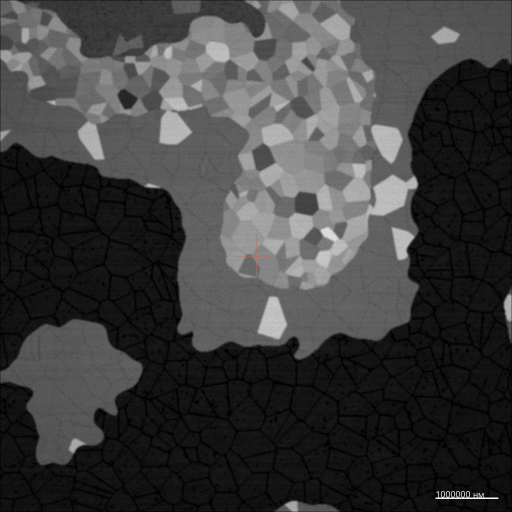
#> input picture examples/microscope_v2_captures/capture_002.png, 1024 x 1024 px (shown at 1/2 size)
$ python -i pipeline_v3.py   (imports and definitions only)
#> lines starting #> are read from the running program, lines starting #| are printed output that depends on the picture
### core/alloy_validation.py
from __future__ import annotations

import json
from pathlib import Path
from typing import Any

from .calphad.db_manager import CALPHAD_SUPPORTED_SYSTEMS
from .cooling_modes import canonicalize_cooling_mode, resolve_auto_cooling_mode
from .contracts_v2 import AlloyComposition, ProcessingState, ValidationReport


def _load_json(path: Path) -> dict[str, Any]:
    with path.open("r", encoding="utf-8") as handle:
#> (reads core/rulebook/elements_limits.json from the repository)
        return json.load(handle)


_RULEBOOK_ROOT = Path(__file__).resolve().parent / "rulebook"
_ELEMENTS_RULES = _load_json(_RULEBOOK_ROOT / "elements_limits.json")
_SYSTEMS_RULES = _load_json(_RULEBOOK_ROOT / "systems_rules.json")
#> (reads core/rulebook/systems_rules.json from the repository)
_PROCESSING_RULES = _load_json(_RULEBOOK_ROOT / "processing_rules.json")
#> (reads core/rulebook/processing_rules.json from the repository)


PERIODIC_SYMBOLS = set(_ELEMENTS_RULES.get("elements", {}).keys())

SYMBOL_ALIASES = {
    "c": "C",
    "carbon": "C",
    "si": "Si",
    "silicon": "Si",
    "zn": "Zn",
    "zinc": "Zn",
    "cu": "Cu",
    "copper": "Cu",
    "al": "Al",
    "aluminum": "Al",
    "aluminium": "Al",
    "mg": "Mg",
    "magnesium": "Mg",
    "mn": "Mn",
    "iron": "Fe",
    "fe": "Fe",
}


# [328 lines left out: functions _title_symbol, normalize_composition_keys, infer_system, infer_calphad_system, _validate_sum, _validate_element_ranges and 5 more, not called in this run]

### core/materials_hybrid.py
from __future__ import annotations

import json
from pathlib import Path
from typing import Any

from .heat_treatment_calculator import (
    SteelComposition,
    calculate_ac1,
    calculate_ac3,
    calculate_mf_temperature,
    calculate_ms_temperature,
    calculate_phase_fractions_fe_c,
    estimate_hardenability,
    get_quench_temperature,
    get_tempering_temperature,
)
from .mechanical_properties_calculator import (
    calculate_astm_grain_size_number,
    calculate_properties_from_microstructure,
    get_material_grade_properties,
)

_RULEBOOK_DIR = Path(__file__).resolve().parent / "rulebook"


def _load_json(path: Path) -> dict[str, Any]:
    with path.open("r", encoding="utf-8") as handle:
#> (reads core/rulebook/textbook_material_properties.json from the repository)
        return json.load(handle)


_TEXTBOOK_DATA = _load_json(_RULEBOOK_DIR / "textbook_material_properties.json")
_MODEL_SOURCE = "hybrid_textbook_calculator_v1"
_REFERENCE_DATASET = "textbook_material_properties"

_TEMPERED_STAGE_PHASE = {
    "tempered_low": {"martensite_tempered_low": 1.0},
    "tempered_medium": {"martensite_tempered_medium": 1.0},
    "tempered_high": {"martensite_tempered_high": 1.0},
}

_DIRECT_STAGE_PHASE = {
    "martensite": {"martensite": 1.0},
    "martensite_tetragonal": {"martensite": 1.0},
    "martensite_cubic": {"martensite": 1.0},
    "bainite_upper": {"bainite_upper": 1.0},
    "bainite_lower": {"bainite_lower": 1.0},
    "ferrite": {"ferrite": 1.0},
    "austenite": {"austenite": 1.0},
    "cementite": {"cementite": 1.0},
    "cementite_network": {"cementite": 1.0},
    "ledeburite": {"ledeburite": 1.0},
    **_TEMPERED_STAGE_PHASE,
}


# [5 lines left out: function _safe_float, not called in this run]


def _clamp(value: float, low: float, high: float) -> float:
    return float(max(low, min(high, value)))


def _midpoint(min_v: Any, max_v: Any) -> float:
    return 0.5 * (_safe_float(min_v) + _safe_float(max_v))


# [529 lines left out: functions _ductility_label_from_elongation, _ductility_label_from_hv, supports_hybrid_properties, _extract_mechanical_properties, _build_mechanical_mix, _interpolate_carbon_table and 8 more, not called in this run]

### core/metallography_v3/etch_simulator.py
from __future__ import annotations

import json
from pathlib import Path
from typing import Any

import numpy as np

try:
    from scipy import ndimage  # type: ignore
except Exception:  # pragma: no cover
    ndimage = None

from core.contracts_v3 import EtchProfileV3
from core.metallography_v3.realism_utils import clamp, low_frequency_field, normalize01


ETCH_PRESETS: dict[str, dict[str, float]] = {
    "nital_2": {"base": 1.0, "boundary_boost": 0.34, "phase_contrast": 0.28},
    "picral": {"base": 0.88, "boundary_boost": 0.31, "phase_contrast": 0.24},
    "keller": {"base": 0.95, "boundary_boost": 0.26, "phase_contrast": 0.22},
    "fry": {"base": 1.08, "boundary_boost": 0.38, "phase_contrast": 0.32},
    "custom": {"base": 1.0, "boundary_boost": 0.25, "phase_contrast": 0.2},
}

_ELECTROLYTIC_PROFILE_DEFAULTS: dict[str, dict[str, float]] = {
    "pure_iron_electropolish": {"voltage_v": 30.0, "temperature_c": 20.0},
    "steel_electropolish": {"voltage_v": 35.0, "temperature_c": 20.0},
    "stainless_electropolish": {"voltage_v": 35.0, "temperature_c": 20.0},
    "copper_alloy_electropolish": {"voltage_v": 5.0, "temperature_c": 20.0},
    "aluminum_electropolish": {"voltage_v": 35.0, "temperature_c": 20.0},
}

_RULES_PATH = (
    Path(__file__).resolve().parents[1]
    / "rulebook"
    / "etch_concentration_rules_v3.json"
)


def _load_concentration_rules() -> dict[str, Any]:
    if not _RULES_PATH.exists():
        return {}
    try:
        return json.loads(_RULES_PATH.read_text(encoding="utf-8-sig"))
    except Exception:
        return {}


_CONC_RULES = _load_concentration_rules()


# [542 lines left out: functions _phase_rank, _phase_selectivity, _composition_fraction, _phase_coverage_fraction, _is_pure_iron_like, _resolve_concentration and 1 more, not called in this run]

### core/metallography_v3/phase_orchestrator.py
from __future__ import annotations

import json
from dataclasses import dataclass
from pathlib import Path
from typing import Any

from core.contracts_v2 import ProcessingState
from core.contracts_v3 import PhaseModelConfigV3
from core.generator_phase_map import (
    normalize_system,
    resolve_al_cu_mg_stage,
    resolve_al_si_stage,
    resolve_cu_zn_stage,
    resolve_fe_c_stage,
    resolve_fe_si_stage,
)

_RULES_PATH = Path(__file__).resolve().parents[1] / "rulebook" / "explicit_phase_rules_v3.json"
_FE_C_STAGE_RULES_PATH = Path(__file__).resolve().parents[1] / "rulebook" / "fe_c_stage_rules_v3.json"
_FE_C_TABLES_PATH = Path(__file__).resolve().parents[1] / "rulebook" / "fe_c_tempering_fraction_tables_v3.json"


def _load_rules() -> dict[str, Any]:
    if not _RULES_PATH.exists():
        return {}
    with _RULES_PATH.open("r", encoding="utf-8") as handle:
        return json.load(handle)


_RULES = _load_rules()
_FE_C_STAGE_RULES = {}
if _FE_C_STAGE_RULES_PATH.exists():
    try:
        _FE_C_STAGE_RULES = json.loads(_FE_C_STAGE_RULES_PATH.read_text(encoding="utf-8-sig"))
    except Exception:
        _FE_C_STAGE_RULES = {}
_FE_C_TABLES = {}
if _FE_C_TABLES_PATH.exists():
    try:
        _FE_C_TABLES = json.loads(_FE_C_TABLES_PATH.read_text(encoding="utf-8-sig"))
    except Exception:
        _FE_C_TABLES = {}
_KNOWN_SYSTEMS = set(_RULES.get("known_systems", ["fe-c", "fe-si", "al-si", "cu-zn", "al-cu-mg"]))
_MARKERS: dict[str, list[str]] = {
    str(k): [str(vv) for vv in vv_list]
    for k, vv_list in dict(_RULES.get("inference_markers", {})).items()
    if isinstance(vv_list, list)
}
_PHASE_ALIASES: dict[str, str] = {
    "L": "LIQUID",
    "FE3C": "CEMENTITE",
    "CARBIDE": "CEMENTITE",
    "MARTENSITE_T": "MARTENSITE_TETRAGONAL",
    "MARTENSITE_C": "MARTENSITE_CUBIC",
}

def _clamp(value: float, low: float, high: float) -> float:
    return float(max(low, min(high, value)))


# [21 lines left out: functions _norm_dict, _norm_phase_dict, not called in this run]


def _composition_norm(composition: dict[str, float]) -> dict[str, float]:
    return _norm_dict({str(k): max(0.0, float(v)) for k, v in composition.items()})


# [938 lines left out: functions _liquid_fraction_fe_c, _liquid_fraction_al_si, _ferrite_vs_pearlite, _pearlite_equilibrium_constituents, _pearlite_internal_true_phases, _true_phases_from_steel_microconstituents and 13 more, not called in this run]


@dataclass(slots=True)
class PhaseBundleV3:
    system: str
    stage: str
    phase_fractions: dict[str, float]
    phase_model_report: dict[str, Any]
    confidence: float


# [142 lines left out: function build_phase_bundle, not called in this run]

### core/metallography_v3/thermal_program_v3.py
from __future__ import annotations

import json
import math
from dataclasses import dataclass
from pathlib import Path
from typing import Any

import numpy as np

from core.contracts_v2 import ProcessingState
from core.contracts_v3 import ThermalPointV3, ThermalProgramV3, ThermalTransitionV3
from core.metallography_v3.quench_media_v3 import defaults_quench, resolve_quench_medium

_QUENCH_MEDIUM_CODES: set[str] = {
    "water_20",
    "water_100",
    "brine_20_30",
    "oil_20_80",
    "polymer",
    "custom",
}

_DEFAULT_TRANSITION_MODELS: set[str] = {"linear", "sigmoid", "power", "cosine"}
_RULES_PATH = Path(__file__).resolve().parents[1] / "rulebook" / "thermal_transition_rules_v3.json"


def _load_transition_rules() -> dict[str, Any]:
    if not _RULES_PATH.exists():
        return {}
    try:
        return json.loads(_RULES_PATH.read_text(encoding="utf-8-sig"))
    except Exception:
        return {}


_TRANSITION_RULES = _load_transition_rules()

@dataclass(slots=True)
class ThermalSegmentV3:
    index: int
    t0_s: float
    t1_s: float
    temp0_c: float
    temp1_c: float
    dt_s: float
    dtemp_c: float
    slope_c_per_s: float
    kind: str  # heat | cool | hold

    # [25 lines left out: functions to_dict, _segment_to_dict, not called in this run]


def _clamp(value: float, low: float, high: float) -> float:
    return float(max(low, min(high, value)))


def _rules_medium_defaults() -> dict[str, Any]:
    payload = _TRANSITION_RULES.get("medium_defaults", {})
    return payload if isinstance(payload, dict) else {}


def _rules_fallback() -> dict[str, Any]:
    payload = _TRANSITION_RULES.get("fallback", {})
    return payload if isinstance(payload, dict) else {}


# [780 lines left out: functions _sanitize_transition, _resolve_segment_medium_code, _resolve_transition_for_segment, _transition_fn, _segment_transition_report, _sample_segment_rows and 7 more, not called in this run]

### core/metallography_v3/pipeline_v3.py
from __future__ import annotations

import json
from dataclasses import dataclass
from pathlib import Path
from typing import Any

import numpy as np
from PIL import Image

try:
    from scipy import ndimage  # type: ignore
except Exception:  # pragma: no cover
    ndimage = None

from core.alloy_validation import normalize_composition_keys, validate_alloy
from core.contracts_v2 import ValidationReport
from core.contracts_v3 import (
    GenerationOutputV3,
    IntermediateRenderV3,
    MetallographyRequestV3,
)
from core.imaging import simulate_microscope_view
from core.electron_microscopy_guidance import build_electron_microscopy_guidance
from core.optical_mode_transfer import build_ferromagnetic_mask
from core.materials_hybrid import (
    calculate_hybrid_heat_treatment,
    calculate_hybrid_properties,
    supports_hybrid_properties,
    validate_expected_properties,
)
# PRO-realistic mode removed for educational image generation scope.
# Все стадии теперь идут через единый edu-engineering путь
# ``generate_phase_topology → render_fe_c_unified`` с модульными
# renderer'ами в core/metallography_v3/renderers/.
from core.metallography_v3.etch_simulator import apply_etch
from core.metallography_v3.microstructure_state import build_microstructure_state
from core.metallography_v3.morphology_engine import generate_phase_topology
from core.metallography_v3.hardness_brinell import (
    hbw_estimate_from_microstructure,
    hbw_from_indent,
)
from core.metallography_v3.prep_simulator import apply_prep_route
from core.metallography_v3.quality_control import run_quality_checks
from core.metallography_v3.reference_calibration import (
    load_builtin_profiles,
    load_reference_profile,
    resolve_reference_style,
)
from core.metallography_v3.phase_orchestrator import (
    build_phase_bundle,
    infer_training_system,
)
from core.metallography_v3.thermal_program_v3 import (
    effective_processing_from_thermal,
    infer_operations_from_thermal_program,
    sample_thermal_program,
    summarize_thermal_program,
    validate_thermal_program,
)
from export.export_images import save_image
from export.export_tables import save_json, save_measurements_csv


@dataclass(slots=True)
class BatchResultV3:
    rows: list[dict[str, Any]]
    csv_index_path: Path


_TEXTBOOK_RULES_PATH = (
    Path(__file__).resolve().parents[1] / "rulebook" / "textbook_visual_rules_v3.json"
)


def _load_textbook_rules() -> dict[str, Any]:
    if not _TEXTBOOK_RULES_PATH.exists():
        return {}
    try:
        return json.loads(_TEXTBOOK_RULES_PATH.read_text(encoding="utf-8-sig"))
    except Exception:
        return {}


_TEXTBOOK_RULES = _load_textbook_rules()
_PROPERTIES_RULES_PATH = (
    Path(__file__).resolve().parents[1] / "rulebook" / "properties_rules.json"
)
_PROPERTIES_RULES = (
    json.loads(_PROPERTIES_RULES_PATH.read_text(encoding="utf-8-sig"))
    if _PROPERTIES_RULES_PATH.exists()
    else {}
)
_MAX_INTERNAL_RENDER_SIDE = 4096

_PHASE_LABEL_ALIASES: dict[str, str] = {
    "L": "LIQUID",
    "FE3C": "CEMENTITE",
    "MARTENSITE_T": "MARTENSITE_TETRAGONAL",
    "MARTENSITE_C": "MARTENSITE_CUBIC",
    "ALPHA_AL": "FCC_A1",
    "ALPHA_SSS": "FCC_A1",
    "PRIMARY_SI": "SI",
    "EUTECTIC": "EUTECTIC_ALSI",
    "PRECIPITATES": "PRECIPITATE",
}


def _lift_small_dark_blobs(
    image_gray: np.ndarray,
    *,
    threshold: float = 40.0,
    max_pixels: int = 48,
) -> np.ndarray:
    """Phase D.2 — vectorised twin of
    ``morphology_engine._lift_small_dark_blobs``. Replaces the
    O(K × N) per-component loop with ``np.bincount`` + ``np.isin``
    so the cost scales linearly with image size (one of the two
    2 s bottlenecks at 1024×1024)."""
    if ndimage is None:
        return image_gray.astype(np.uint8, copy=False)
    arr = image_gray.astype(np.float32, copy=False)
    mask = arr < float(threshold)
    labels, count = ndimage.label(mask.astype(np.uint8))
    if int(count) <= 0:
        return image_gray.astype(np.uint8, copy=False)
    sizes = np.bincount(labels.ravel())
    tiny_ids = np.where(sizes <= int(max_pixels))[0]
    if tiny_ids.size > 0 and tiny_ids[0] == 0:
        tiny_ids = tiny_ids[1:]
    if tiny_ids.size == 0:
        return image_gray.astype(np.uint8, copy=False)
    tiny_mask = np.isin(labels, tiny_ids, assume_unique=False)
    if not tiny_mask.any():
        return image_gray.astype(np.uint8, copy=False)
    local = ndimage.gaussian_filter(arr, sigma=1.05)
    out = arr.copy()
    out[tiny_mask] = 0.84 * local[tiny_mask] + 0.16 * out[tiny_mask]
    return np.clip(out, 0.0, 255.0).astype(np.uint8)


def _brighten_pure_ferrite_baseline(image_gray: np.ndarray) -> np.ndarray:
    arr = image_gray.astype(np.float32, copy=False)
    if ndimage is not None:
        arr = ndimage.gaussian_filter(arr, sigma=0.3)
    q01 = float(np.quantile(arr, 0.01))
#> q01 = 0.119
    q05 = float(np.quantile(arr, 0.05))
#> q05 = 6.06
    arr += max(0.0, 88.0 - q01)
    arr += max(0.0, 126.0 - q05) * 0.8
    # D1 — pure ferrite must never expose a pitch-black pixel. The
    # floor is 120 (dark gray) rather than 180 so that thin grain
    # boundaries remain visible as darker grooves — raising the
    # floor to 180 wipes them out and fails
    # ``test_bright_mean_intensity_and_visible_boundaries``. Grain
    # interiors still sit comfortably in the 200-240 band because
    # the tone sampling starts at 200 and the boundary darkening
    # is the only negative contribution.
    out = np.clip(arr, 120.0, 240.0).astype(np.uint8)
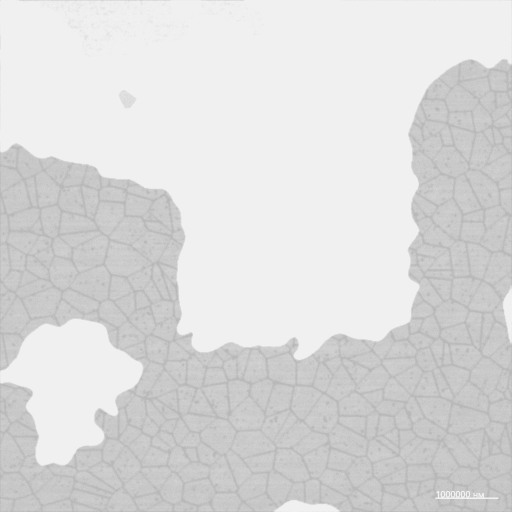
#> out: shape (1024, 1024) (shown at 1/2 size); min 183, max 240, mean 219
    return _lift_small_dark_blobs(
        out,
        threshold=44.0,
        max_pixels=max(24, int(out.size // 32768)),
    )
#> in _lift_small_dark_blobs, `mask = arr < float(threshold)`: mask: shape (1024, 1024) bool; every value is 0
#> in _lift_small_dark_blobs, `labels, count = ndimage.label(mask.astype(np.uint8))`: labels: shape (1024, 1024) int32; every value is 0
#> in _lift_small_dark_blobs, `labels, count = ndimage.label(mask.astype(np.uint8))`: count = 0


# [128 lines left out: functions _resolve_morph_pure_iron_baseline, _apply_textbook_brightfield_policy, _build_optical_recommendation, not called in this run]


_STAGE_MICROCONSTITUENTS: dict[str, dict[str, list[str]]] = {
    "fe-c": {
        "liquid": ["LIQUID"],
        "liquid_gamma": ["LIQUID", "AUSTENITE"],
        "delta_ferrite": ["DELTA_FERRITE", "AUSTENITE"],
        "austenite": ["AUSTENITE"],
        "ferrite": ["FERRITE"],
        "alpha_gamma": ["FERRITE", "AUSTENITE"],
        "gamma_cementite": ["AUSTENITE", "CEMENTITE"],
        "alpha_pearlite": ["FERRITE", "PEARLITE"],
        "pearlite": ["PEARLITE", "FERRITE"],
        "pearlite_cementite": ["PEARLITE", "CEMENTITE"],
        "ledeburite": ["LEDEBURITE", "PEARLITE", "CEMENTITE"],
        "martensite": ["MARTENSITE", "CEMENTITE"],
        "martensite_tetragonal": ["MARTENSITE_TETRAGONAL", "CEMENTITE"],
        "martensite_cubic": ["MARTENSITE_CUBIC", "CEMENTITE"],
        "troostite_quench": ["TROOSTITE", "CEMENTITE"],
        "troostite_temper": ["TROOSTITE", "CEMENTITE", "FERRITE"],
        "sorbite_quench": ["SORBITE", "CEMENTITE"],
        "sorbite_temper": ["SORBITE", "CEMENTITE", "FERRITE"],
        "bainite": ["BAINITE", "CEMENTITE"],
        "tempered_low": ["TROOSTITE", "MARTENSITE", "CEMENTITE"],
        "tempered_medium": ["SORBITE", "MARTENSITE", "CEMENTITE", "FERRITE"],
        "tempered_high": ["SORBITE", "FERRITE", "CEMENTITE"],
    },
    "al-si": {
        "liquid": ["LIQUID"],
        "liquid_alpha": ["LIQUID", "FCC_A1"],
        "liquid_si": ["LIQUID", "SI"],
        "alpha_eutectic": ["FCC_A1", "EUTECTIC_ALSI"],
        "eutectic": ["EUTECTIC_ALSI", "FCC_A1", "SI"],
        "primary_si_eutectic": ["SI", "EUTECTIC_ALSI", "FCC_A1"],
        "supersaturated": ["FCC_A1", "PRECIPITATE"],
        "aged": ["FCC_A1", "PRECIPITATE"],
    },
    "cu-zn": {
        "alpha": ["ALPHA"],
        "alpha_beta": ["ALPHA", "BETA"],
        "beta": ["BETA"],
        "beta_prime": ["BETA_PRIME", "BETA"],
        "cold_worked": ["ALPHA", "BETA", "DEFORMATION_BANDS"],
    },
    "fe-si": {
        "liquid": ["LIQUID"],
        "liquid_ferrite": ["LIQUID", "BCC_B2"],
        "hot_ferrite": ["BCC_B2"],
        "recrystallized_ferrite": ["BCC_B2"],
        "cold_worked_ferrite": ["BCC_B2", "DEFORMATION_BANDS"],
    },
    "al-cu-mg": {
        "solutionized": ["FCC_A1", "THETA"],
        "quenched": ["FCC_A1", "THETA"],
        "natural_aged": ["FCC_A1", "THETA"],
        "artificial_aged": ["FCC_A1", "THETA", "S_PHASE"],
        "overaged": ["FCC_A1", "THETA", "S_PHASE", "QPHASE"],
    },
}


# [157 lines left out: functions _resolve_textbook_targets, _normalize_microconstituent_name, _stage_microconstituents, _resolve_target_microconstituents, _to_rgb, _resolve_internal_resolution and 2 more, not called in this run]


class MetallographyPipelineV3:
    # [1091 lines left out: functions __init__, list_preset_paths, load_preset, request_from_preset, generate_from_preset, generate and 2 more, not called in this run]

>>> import cv2
>>> picture = cv2.imread('../../examples/microscope_v2_captures/capture_002.png', cv2.IMREAD_GRAYSCALE)
>>> result = _brighten_pure_ferrite_baseline(picture)
